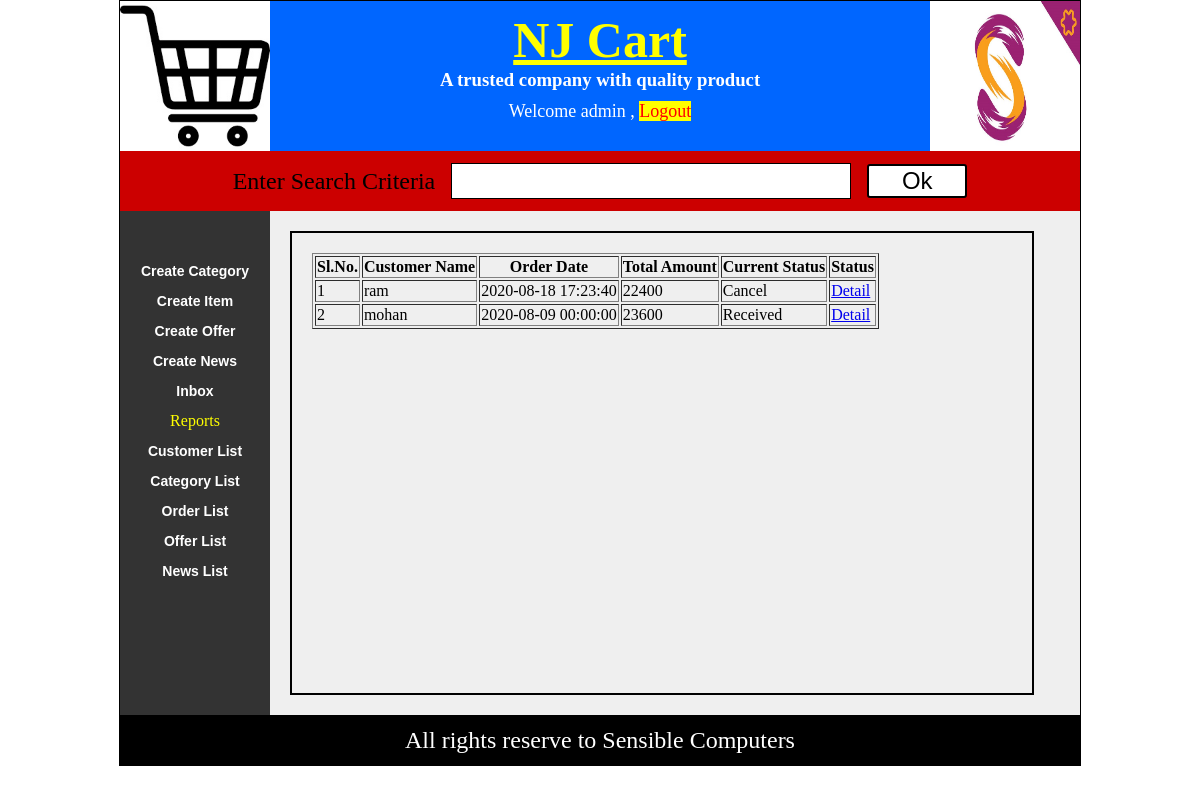
Screenshot of /displayOrderMasterForAdmin.php (signed in) with the database file from the repository.
### tables this page shows
CREATE TABLE IF NOT EXISTS `order_master` (
  `order_id` int(11) NOT NULL AUTO_INCREMENT,
  `user_name` varchar(30) NOT NULL,
  `order_date` datetime NOT NULL,
  `total_amount` float NOT NULL,
  `order_status` varchar(20) NOT NULL,
  `last_update_date` date NOT NULL,
  PRIMARY KEY (`order_id`)
);

### displayOrderMasterForAdmin.php (the view)
<?php @session_start();
  if(isset($_SESSION["uname"]) && $_SESSION["utype"]=="admin")
  {
    include("header.php");
?>
<div id="adminContent">
<div id="leftSide">
<?php
 include("adminMenu.php");
?>
</div>
<div id="rightSide">
<?php
include("dbconnect.php");
$rsOrder=mysqli_query($con,"select * from order_master order by order_id desc");
echo("<div id='myList'>");
	echo("<table border='1'>");
	echo("<tr>");
    echo("<th>Sl.No.</th>");
    echo("<th>Customer Name</th>");
    echo("<th>Order Date</th>");
    echo("<th>Total Amount</th>");
    echo("<th>Current Status</th>");
    echo("<th>Status</th>");
	echo("</tr>");
	$cnt=0;
	while($row=mysqli_fetch_array($rsOrder))
	{
	 	$cnt++;
		$id=$row["order_id"];
	 echo("<tr>");
		 echo("<td>");
	       echo($cnt);
		 echo("</td>");
		 echo("<td>");
	       echo($row["user_name"]);
		 echo("</td>");
		 echo("<td>");
	       echo($row["order_date"]);
		 echo("</td>");
		 echo("<td>");
	       echo($row["total_amount"]);
		 echo("</td>");
		 echo("<td>");
	       echo($row["order_status"]);
		 echo("</td>");
 		 echo("<td>");
	       echo("<a href='displayOrderDetailForAdmin.php?id=$id'>Detail</a>");
		 echo("</td>");
	echo("</tr>");
	}
echo("</table>");
echo("</div>");
?>
</div>
</div>
<?php
 include("footer.php");
 }
  else
  {
    header("location:loginForm.php");
  }
?>

### css/style.css (style rules this page uses)
body { margin:0px; padding:0px; }
#adminContent { background-color:#333; }
#leftSide { min-height:450px; background-color:#333; width:150px; display:table-cell; }
#rightSide { min-height:450px; background-color:#efefef; width:810px; display:table-cell; }
#myList { margin:20px; padding:20px; border:2px solid black; width:700px; height:420px; overflow:scroll; }

### rows the page displays
order_master: user_name "ram", order_date "2020-08-18 17:23:40", total_amount "22400", order_status "Cancel"
order_master: user_name "mohan", order_date "2020-08-09 00:00:00", total_amount "23600", order_status "Received"

### other values shown
$_SESSION["uname"] "admin"
